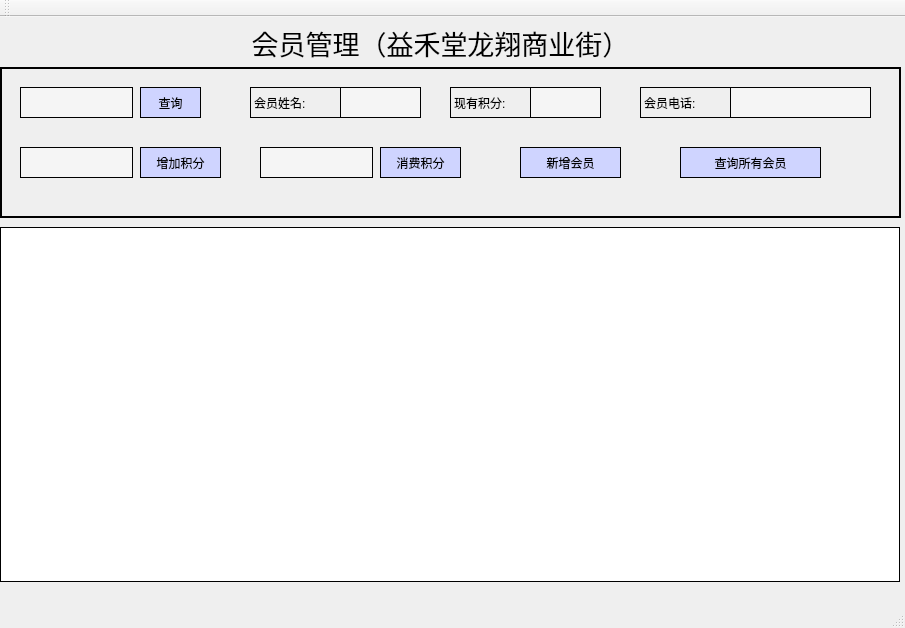
<?xml version="1.0" encoding="UTF-8"?>
<ui version="4.0">
 <class>MainWindow</class>
 <widget class="QMainWindow" name="MainWindow">
  <property name="geometry">
   <rect>
    <x>0</x>
    <y>0</y>
    <width>905</width>
    <height>628</height>
   </rect>
  </property>
  <property name="focusPolicy">
   <enum>Qt::StrongFocus</enum>
  </property>
  <property name="windowTitle">
   <string>MainWindow</string>
  </property>
  <property name="windowIcon">
   <iconset resource="test.qrc">
    <normaloff>:/png/yi.jpg</normaloff>:/png/yi.jpg</iconset>
  </property>
  <property name="autoFillBackground">
   <bool>true</bool>
  </property>
  <property name="styleSheet">
   <string notr="true"/>
  </property>
  <widget class="QWidget" name="centralWidget">
   <widget class="QLabel" name="label">
    <property name="geometry">
     <rect>
      <x>220</x>
      <y>0</y>
      <width>441</width>
      <height>51</height>
     </rect>
    </property>
    <property name="font">
     <font>
      <family>楷体</family>
      <pointsize>20</pointsize>
     </font>
    </property>
    <property name="text">
     <string>会员管理（益禾堂龙翔商业街）</string>
    </property>
    <property name="alignment">
     <set>Qt::AlignCenter</set>
    </property>
   </widget>
   <widget class="QGroupBox" name="groupBox">
    <property name="geometry">
     <rect>
      <x>0</x>
      <y>50</y>
      <width>901</width>
      <height>151</height>
     </rect>
    </property>
    <property name="styleSheet">
     <string notr="true">border: 2px solid black;
font: 12pt &quot;宋体&quot;;</string>
    </property>
    <property name="title">
     <string/>
    </property>
    <property name="flat">
     <bool>false</bool>
    </property>
    <widget class="QPushButton" name="pushButton">
     <property name="geometry">
      <rect>
       <x>140</x>
       <y>20</y>
       <width>61</width>
       <height>31</height>
      </rect>
     </property>
     <property name="styleSheet">
      <string notr="true">border: 1px solid black;
background-color: rgb(207, 212, 255);</string>
     </property>
     <property name="text">
      <string>查询</string>
     </property>
    </widget>
    <widget class="QLabel" name="label_2">
     <property name="geometry">
      <rect>
       <x>250</x>
       <y>20</y>
       <width>91</width>
       <height>31</height>
      </rect>
     </property>
     <property name="styleSheet">
      <string notr="true">border: 1px solid black;</string>
     </property>
     <property name="text">
      <string>会员姓名:</string>
     </property>
    </widget>
    <widget class="QLabel" name="label_3">
     <property name="geometry">
      <rect>
       <x>450</x>
       <y>20</y>
       <width>81</width>
       <height>31</height>
      </rect>
     </property>
     <property name="styleSheet">
      <string notr="true">border: 1px solid black;</string>
     </property>
     <property name="text">
      <string>现有积分:</string>
     </property>
    </widget>
    <widget class="QLabel" name="label_4">
     <property name="geometry">
      <rect>
       <x>640</x>
       <y>20</y>
       <width>91</width>
       <height>31</height>
      </rect>
     </property>
     <property name="styleSheet">
      <string notr="true">border: 1px solid black;</string>
     </property>
     <property name="text">
      <string>会员电话:</string>
     </property>
    </widget>
    <widget class="QPushButton" name="pushButton_2">
     <property name="geometry">
      <rect>
       <x>140</x>
       <y>80</y>
       <width>81</width>
       <height>31</height>
      </rect>
     </property>
     <property name="styleSheet">
      <string notr="true">border: 1px solid black;
background-color: rgb(207, 212, 255);</string>
     </property>
     <property name="text">
      <string>增加积分</string>
     </property>
    </widget>
    <widget class="QPushButton" name="pushButton_3">
     <property name="geometry">
      <rect>
       <x>380</x>
       <y>80</y>
       <width>81</width>
       <height>31</height>
      </rect>
     </property>
     <property name="styleSheet">
      <string notr="true">border: 1px solid black;
background-color: rgb(207, 212, 255);</string>
     </property>
     <property name="text">
      <string>消费积分</string>
     </property>
    </widget>
    <widget class="QPushButton" name="pushButton_4">
     <property name="geometry">
      <rect>
       <x>520</x>
       <y>80</y>
       <width>101</width>
       <height>31</height>
      </rect>
     </property>
     <property name="styleSheet">
      <string notr="true">border: 1px solid black;
background-color: rgb(207, 212, 255);</string>
     </property>
     <property name="text">
      <string>新增会员</string>
     </property>
    </widget>
    <widget class="QPushButton" name="pushButton_5">
     <property name="geometry">
      <rect>
       <x>680</x>
       <y>80</y>
       <width>141</width>
       <height>31</height>
      </rect>
     </property>
     <property name="styleSheet">
      <string notr="true">border: 1px solid black;
background-color: rgb(207, 212, 255);</string>
     </property>
     <property name="text">
      <string>查询所有会员</string>
     </property>
    </widget>
    <widget class="QLineEdit" name="lineEdit">
     <property name="geometry">
      <rect>
       <x>20</x>
       <y>20</y>
       <width>113</width>
       <height>31</height>
      </rect>
     </property>
     <property name="styleSheet">
      <string notr="true">border: 1px solid black;
background-color: rgb(245, 245, 245);</string>
     </property>
    </widget>
    <widget class="QLineEdit" name="lineEdit_2">
     <property name="geometry">
      <rect>
       <x>340</x>
       <y>20</y>
       <width>81</width>
       <height>31</height>
      </rect>
     </property>
     <property name="styleSheet">
      <string notr="true">border: 1px solid black;
background-color: rgb(245, 245, 245);</string>
     </property>
    </widget>
    <widget class="QLineEdit" name="lineEdit_3">
     <property name="geometry">
      <rect>
       <x>530</x>
       <y>20</y>
       <width>71</width>
       <height>31</height>
      </rect>
     </property>
     <property name="styleSheet">
      <string notr="true">border: 1px solid black;
background-color: rgb(245, 245, 245);</string>
     </property>
    </widget>
    <widget class="QLineEdit" name="lineEdit_4">
     <property name="geometry">
      <rect>
       <x>730</x>
       <y>20</y>
       <width>141</width>
       <height>31</height>
      </rect>
     </property>
     <property name="styleSheet">
      <string notr="true">border: 1px solid black;
background-color: rgb(245, 245, 245);</string>
     </property>
    </widget>
    <widget class="QLineEdit" name="lineEdit_5">
     <property name="geometry">
      <rect>
       <x>20</x>
       <y>80</y>
       <width>113</width>
       <height>31</height>
      </rect>
     </property>
     <property name="styleSheet">
      <string notr="true">border: 1px solid black;
background-color: rgb(245, 245, 245);</string>
     </property>
    </widget>
    <widget class="QLineEdit" name="lineEdit_6">
     <property name="geometry">
      <rect>
       <x>260</x>
       <y>80</y>
       <width>113</width>
       <height>31</height>
      </rect>
     </property>
     <property name="styleSheet">
      <string notr="true">border: 1px solid black;
background-color: rgb(245, 245, 245);</string>
     </property>
    </widget>
   </widget>
   <widget class="QGroupBox" name="groupBox_2">
    <property name="geometry">
     <rect>
      <x>0</x>
      <y>210</y>
      <width>900</width>
      <height>355</height>
     </rect>
    </property>
    <property name="styleSheet">
     <string notr="true">border: 2px solid black;
font: 12pt &quot;宋体&quot;;</string>
    </property>
    <property name="title">
     <string/>
    </property>
    <widget class="QTableView" name="tableView">
     <property name="geometry">
      <rect>
       <x>0</x>
       <y>0</y>
       <width>900</width>
       <height>355</height>
      </rect>
     </property>
     <property name="styleSheet">
      <string notr="true">border: 1px solid black;</string>
     </property>
    </widget>
   </widget>
  </widget>
  <widget class="QMenuBar" name="menuBar">
   <property name="geometry">
    <rect>
     <x>0</x>
     <y>0</y>
     <width>905</width>
     <height>23</height>
    </rect>
   </property>
  </widget>
  <widget class="QToolBar" name="mainToolBar">
   <attribute name="toolBarArea">
    <enum>TopToolBarArea</enum>
   </attribute>
   <attribute name="toolBarBreak">
    <bool>false</bool>
   </attribute>
  </widget>
  <widget class="QStatusBar" name="statusBar">
   <property name="font">
    <font>
     <family>微软雅黑</family>
     <pointsize>12</pointsize>
    </font>
   </property>
  </widget>
 </widget>
 <layoutdefault spacing="6" margin="11"/>
 <tabstops>
  <tabstop>pushButton</tabstop>
  <tabstop>pushButton_3</tabstop>
  <tabstop>pushButton_4</tabstop>
  <tabstop>pushButton_5</tabstop>
  <tabstop>pushButton_2</tabstop>
 </tabstops>
 <resources>
  <include location="test.qrc"/>
 </resources>
 <connections/>
</ui>
